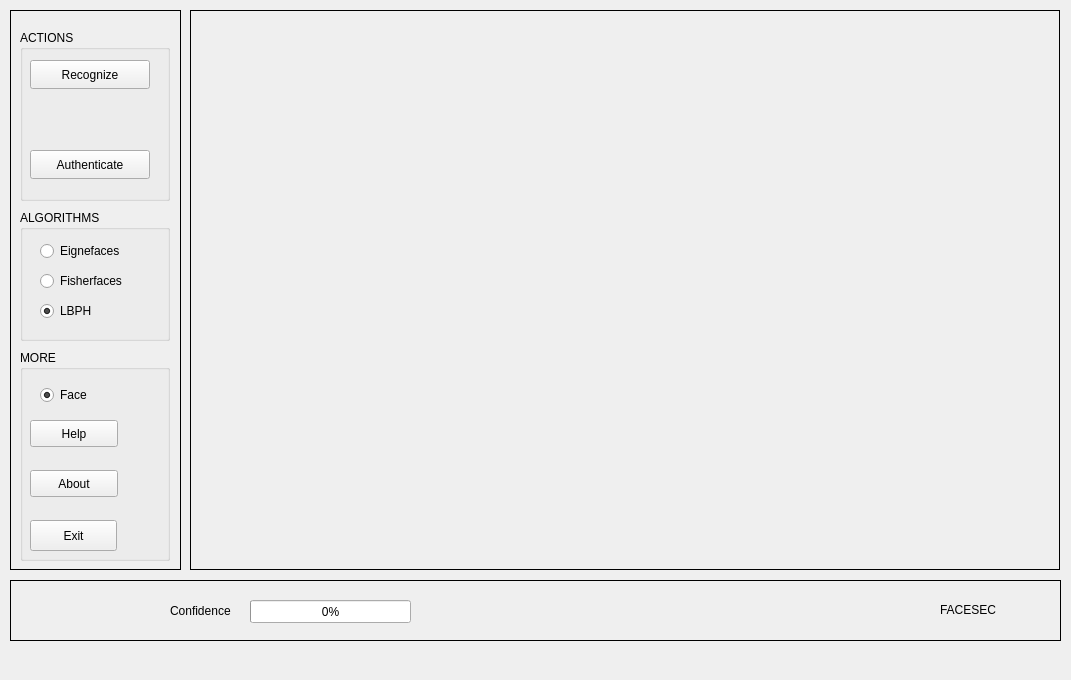
<?xml version="1.0" encoding="UTF-8"?>
<ui version="4.0">
 <class>MainWindow</class>
 <widget class="QMainWindow" name="MainWindow">
  <property name="geometry">
   <rect>
    <x>0</x>
    <y>0</y>
    <width>1071</width>
    <height>680</height>
   </rect>
  </property>
  <property name="minimumSize">
   <size>
    <width>1071</width>
    <height>680</height>
   </size>
  </property>
  <property name="maximumSize">
   <size>
    <width>1071</width>
    <height>680</height>
   </size>
  </property>
  <property name="windowTitle">
   <string>AUFR</string>
  </property>
  <property name="windowIcon">
   <iconset>
    <normaloff>icon/app_icon.jpg</normaloff>icon/app_icon.jpg</iconset>
  </property>
  <widget class="QWidget" name="centralwidget">
   <widget class="QFrame" name="frame">
    <property name="geometry">
     <rect>
      <x>190</x>
      <y>10</y>
      <width>870</width>
      <height>560</height>
     </rect>
    </property>
    <property name="frameShape">
     <enum>QFrame::Box</enum>
    </property>
    <widget class="QLabel" name="video_feed">
     <property name="geometry">
      <rect>
       <x>0</x>
       <y>0</y>
       <width>870</width>
       <height>560</height>
      </rect>
     </property>
     <property name="text">
      <string/>
     </property>
    </widget>
   </widget>
   <widget class="QFrame" name="frame_2">
    <property name="geometry">
     <rect>
      <x>10</x>
      <y>10</y>
      <width>171</width>
      <height>560</height>
     </rect>
    </property>
    <property name="frameShape">
     <enum>QFrame::Panel</enum>
    </property>
    <widget class="QGroupBox" name="groupBox_3">
     <property name="geometry">
      <rect>
       <x>10</x>
       <y>340</y>
       <width>150</width>
       <height>211</height>
      </rect>
     </property>
     <property name="title">
      <string>MORE</string>
     </property>
     <widget class="QRadioButton" name="face_rect_radio">
      <property name="geometry">
       <rect>
        <x>20</x>
        <y>30</y>
        <width>120</width>
        <height>30</height>
       </rect>
      </property>
      <property name="text">
       <string>Face</string>
      </property>
      <property name="checked">
       <bool>true</bool>
      </property>
      <attribute name="buttonGroup">
       <string notr="true">rect_radio_group</string>
      </attribute>
     </widget>
     <widget class="QPushButton" name="exit_btn">
      <property name="geometry">
       <rect>
        <x>10</x>
        <y>170</y>
        <width>87</width>
        <height>31</height>
       </rect>
      </property>
      <property name="text">
       <string>Exit</string>
      </property>
     </widget>
     <widget class="QPushButton" name="about_btn">
      <property name="geometry">
       <rect>
        <x>10</x>
        <y>120</y>
        <width>88</width>
        <height>27</height>
       </rect>
      </property>
      <property name="text">
       <string>About</string>
      </property>
     </widget>
     <widget class="QPushButton" name="help_btn">
      <property name="geometry">
       <rect>
        <x>10</x>
        <y>70</y>
        <width>88</width>
        <height>27</height>
       </rect>
      </property>
      <property name="text">
       <string>Help</string>
      </property>
     </widget>
    </widget>
    <widget class="QGroupBox" name="groupBox_2">
     <property name="geometry">
      <rect>
       <x>10</x>
       <y>20</y>
       <width>150</width>
       <height>171</height>
      </rect>
     </property>
     <property name="title">
      <string>ACTIONS</string>
     </property>
     <widget class="QPushButton" name="recognize_btn">
      <property name="geometry">
       <rect>
        <x>10</x>
        <y>30</y>
        <width>120</width>
        <height>29</height>
       </rect>
      </property>
      <property name="text">
       <string>Recognize</string>
      </property>
     </widget>
     <widget class="QPushButton" name="authentication_btn">
      <property name="geometry">
       <rect>
        <x>10</x>
        <y>120</y>
        <width>120</width>
        <height>29</height>
       </rect>
      </property>
      <property name="text">
       <string>Authenticate</string>
      </property>
     </widget>
    </widget>
    <widget class="QGroupBox" name="groupBox_1">
     <property name="geometry">
      <rect>
       <x>10</x>
       <y>200</y>
       <width>150</width>
       <height>131</height>
      </rect>
     </property>
     <property name="title">
      <string>ALGORITHMS</string>
     </property>
     <property name="flat">
      <bool>false</bool>
     </property>
     <property name="checkable">
      <bool>false</bool>
     </property>
     <widget class="QRadioButton" name="lbph_algo_radio">
      <property name="geometry">
       <rect>
        <x>20</x>
        <y>90</y>
        <width>120</width>
        <height>22</height>
       </rect>
      </property>
      <property name="text">
       <string>LBPH</string>
      </property>
      <property name="checked">
       <bool>true</bool>
      </property>
      <attribute name="buttonGroup">
       <string notr="true">algo_radio_group</string>
      </attribute>
     </widget>
     <widget class="QRadioButton" name="fisher_algo_radio">
      <property name="geometry">
       <rect>
        <x>20</x>
        <y>60</y>
        <width>120</width>
        <height>22</height>
       </rect>
      </property>
      <property name="text">
       <string>Fisherfaces</string>
      </property>
      <attribute name="buttonGroup">
       <string notr="true">algo_radio_group</string>
      </attribute>
     </widget>
     <widget class="QRadioButton" name="eigen_algo_radio">
      <property name="geometry">
       <rect>
        <x>20</x>
        <y>30</y>
        <width>120</width>
        <height>22</height>
       </rect>
      </property>
      <property name="text">
       <string>Eignefaces</string>
      </property>
      <attribute name="buttonGroup">
       <string notr="true">algo_radio_group</string>
      </attribute>
     </widget>
    </widget>
   </widget>
   <widget class="QFrame" name="frame">
    <property name="geometry">
     <rect>
      <x>10</x>
      <y>580</y>
      <width>1051</width>
      <height>61</height>
     </rect>
    </property>
    <property name="frameShape">
     <enum>QFrame::Panel</enum>
    </property>
    <property name="frameShadow">
     <enum>QFrame::Plain</enum>
    </property>
    <widget class="QProgressBar" name="progress_bar_recognize">
     <property name="geometry">
      <rect>
       <x>240</x>
       <y>20</y>
       <width>161</width>
       <height>23</height>
      </rect>
     </property>
     <property name="value">
      <number>0</number>
     </property>
    </widget>
    <widget class="QLabel" name="label_3">
     <property name="geometry">
      <rect>
       <x>160</x>
       <y>20</y>
       <width>91</width>
       <height>21</height>
      </rect>
     </property>
     <property name="text">
      <string>Confidence</string>
     </property>
    </widget>
    <widget class="QLabel" name="label_4">
     <property name="geometry">
      <rect>
       <x>870</x>
       <y>10</y>
       <width>54</width>
       <height>41</height>
      </rect>
     </property>
     <property name="inputMethodHints">
      <set>Qt::ImhNone</set>
     </property>
     <property name="text">
      <string/>
     </property>
     <property name="pixmap">
      <pixmap>icon/github.png</pixmap>
     </property>
     <property name="scaledContents">
      <bool>true</bool>
     </property>
    </widget>
    <widget class="QLabel" name="label_5">
     <property name="geometry">
      <rect>
       <x>930</x>
       <y>20</y>
       <width>91</width>
       <height>20</height>
      </rect>
     </property>
     <property name="text">
      <string>FACESEC</string>
     </property>
    </widget>
   </widget>
  </widget>
  <widget class="QMenuBar" name="menu_bar">
   <property name="geometry">
    <rect>
     <x>0</x>
     <y>0</y>
     <width>1071</width>
     <height>24</height>
    </rect>
   </property>
   <property name="defaultUp">
    <bool>false</bool>
   </property>
  </widget>
 </widget>
 <resources/>
 <connections>
  <connection>
   <sender>exit_btn</sender>
   <signal>clicked(bool)</signal>
   <receiver>MainWindow</receiver>
   <slot>close()</slot>
   <hints>
    <hint type="sourcelabel">
     <x>748</x>
     <y>648</y>
    </hint>
    <hint type="destinationlabel">
     <x>809</x>
     <y>719</y>
    </hint>
   </hints>
  </connection>
 </connections>
 <buttongroups>
  <buttongroup name="algo_radio_group"/>
  <buttongroup name="rect_radio_group"/>
 </buttongroups>
</ui>
